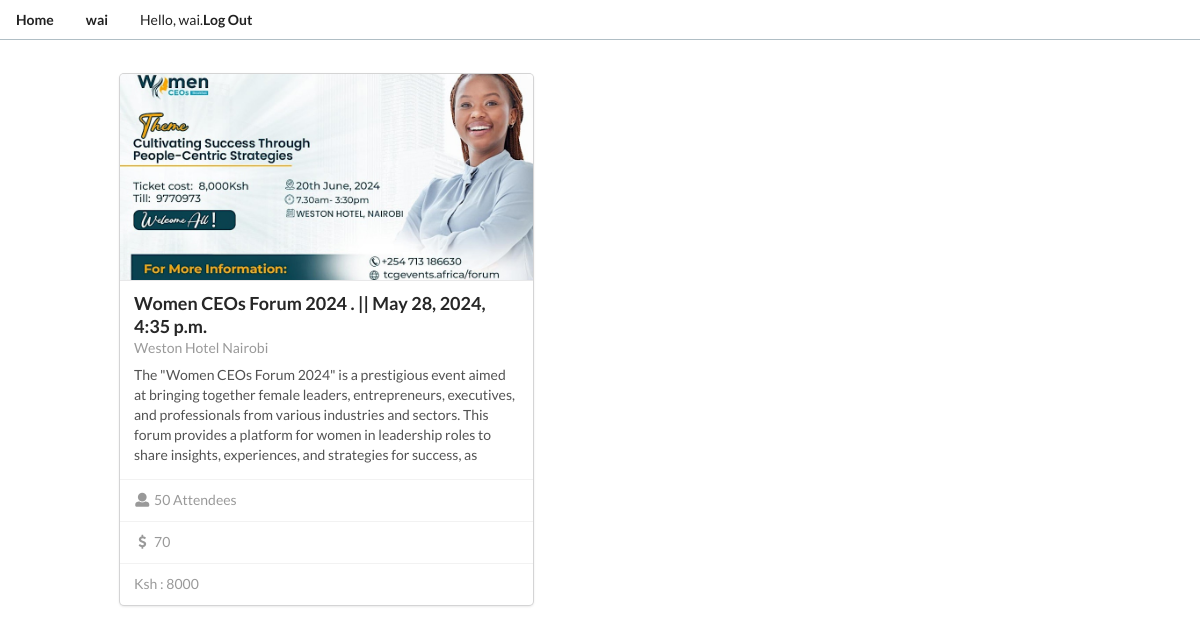
Page /home/10/ (signed in) on the committed database.
### profiles/models.py (models this page shows, shortened)
class Profile(models.Model):
    user           = models.OneToOneField(User, on_delete=models.CASCADE)
    role           = models.CharField(max_length=20, choices=PROFILE_TYPE_CHOICES)
    profilePicture = models.ImageField(default='userPlaceHolder.png', upload_to='ProfilePictures')
    firstName      = models.CharField(max_length=35, blank=True)
    lastName       = models.CharField(max_length=35, blank=True)
    email          = models.EmailField(max_length=90, blank=True)
    updated        = models.TimeField(auto_now=True)
    created        = models.TimeField(auto_now_add=True)

### events/models.py (models this page shows, shortened)
class Event(models.Model):
    organizer   = models.ForeignKey(Profile, related_name='organizer', on_delete=models.CASCADE)
    attendees   = models.ManyToManyField(Profile, blank=True, default=None, related_name='attendees')
    title       = models.CharField(max_length=100)
    description = models.CharField(max_length=300)
    poster      = models.ImageField(upload_to='EventPoster/', blank=True)
    venue       = models.CharField(max_length=100)
    size        = models.PositiveIntegerField()
    price       = models.PositiveIntegerField()
    date        = models.DateTimeField()
    ksh         = models.PositiveIntegerField(blank=True)
    updated     = models.TimeField(auto_now=True)
    created     = models.DateTimeField(auto_now_add=True)
    class Meta:
        ordering = ('-created',)

### events/views.py (the view)
# urls.py: path('<int:id>/', views.eventDetailView, name='eventDetail'),
@login_required
def eventDetailView(request, id):
    profile = Profile.objects.get(user=request.user)
    event   = Event.objects.get(pk=id)
    profileEmail   = profile.email
    profileName    = profile
    senderEmail    = "bryansine1738@gmail.com"
    eventName      = event.title
    eventLocation  = event.venue
    uuid           = generateUUID(profileEmail)
    profileSubject = f'Your tickets for : {eventName} {eventLocation}'
    if request.method == 'POST':
        if profile not in event.attendees.all():
            sendUUID(profileSubject, profileName, senderEmail, profileEmail, uuid, event)
            event.attendees.add(profile)
            request.session['eventBooked'] = True
    template = loader.get_template('events/eventDetail.html')
    context = {
        'event'  : event,
        'profile': profile,
        'uuid'   : uuid,
    }
    return HttpResponse(template.render(context, request))

### events/views.py (called while the page is built)
def generateUUID(email):
    hashObject = hashlib.sha1(email.encode())
    hexDigit   = hashObject.hexdigest()
    uuid       = '-'.join([hexDigit[:3], hexDigit[4:7], hexDigit[8:11]])
    return uuid

### events/templates/events/eventDetail.html (shortened to what this page needs)
<head>
  {% extends 'base.html' %}
  {% load static %}
{% block content %}
{% include 'events/navigationBar.html' %}
<div id="eventDetailsParent">
  <div class="ui card" id="eventDetailsParentCard">
    <div class="image"><img src={{event.poster.url}}></div>
    <div class="content">
      <a class="header">{{event.title}} || {{event.date}}</a>
      <div class="meta"><span class="date">{{event.venue}}</span></div>
      <div class="description">{{event.description}}</div>
    </div>
    <div class="extra content"><a><i class="user icon"></i>{{event.size}} Attendees</a></div>
    <div class="extra content"><a><i class="dollar sign icon"></i>{{event.price}}</a></div>
    <div class="extra content"><a>Ksh : {{event.ksh}}</a></div>
  </div>
</div>
{% endblock content %}

### events/templates/events/navigationBar.html (shortened to what this page needs)
<head>
  {% load static %}
</head>
{% block content %}
<div class="ui secondary pointing menu" id="navbarMainDiv">
  <a class="item" href="{% url 'events:home' %}"><b>Home</b></a>
  <a class="item" href="{% url 'profiles:profile' %}" ><b>{{profile.user}}</b></a>
  <a class="item" href="{% url 'home' %}">Hello, {{ profile.user }}. <b> Log Out</b></a>
</div>
{% endblock content %}

### static/style.css (style rules this page uses)
#navbarMainDiv { width: 100%; border-bottom: 1px solid #B0BEC5; }
#eventDetailsParent { display: flex; width: 80%; padding-top: 20px; flex-direction: row; }
#eventDetailsParentCard { width: 43%; }

### rows in the picture
Profile: user "wai"
Event: poster (picture), title "Women CEOs Forum 2024 .", date "May 28, 2024, 4:35 p.m.", venue "Weston Hotel Nairobi", description "The \"Women CEOs Forum 2024\" is a prestigious event aimed at bringing together female leaders, entrepreneurs, executives, and professionals from various industries and sectors. This forum provides a platform for women in leadership roles to share insights, experiences, and strategies for success, as", size "50", price "70", ksh "8000"
